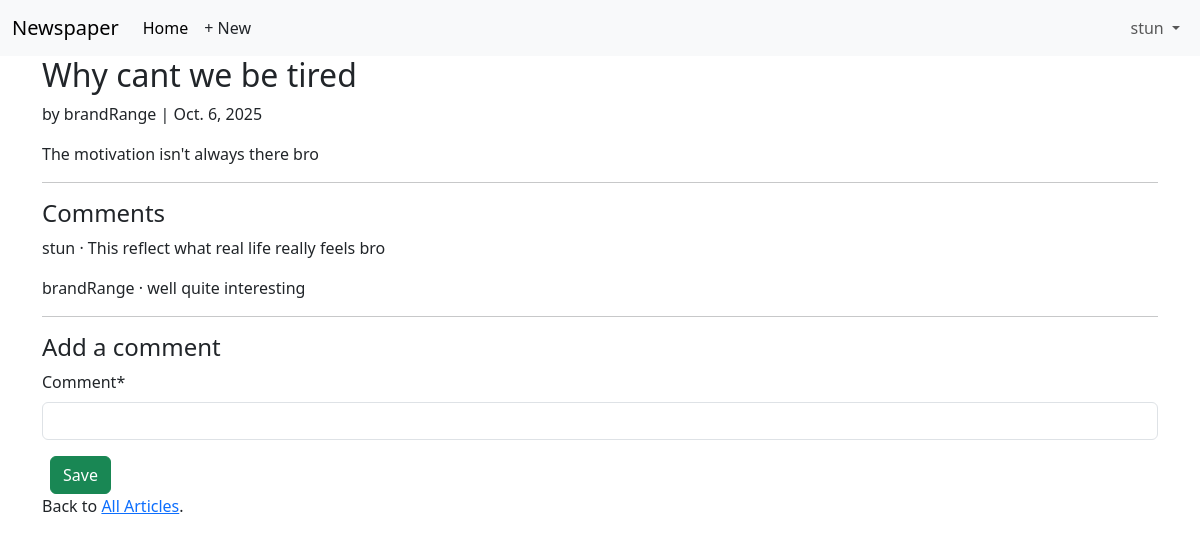
The app's page /articles/6/ (signed in) with its own data.
### accounts/models.py (models this page shows)
class CustomUser(AbstractUser):
    age = models.PositiveIntegerField(null=True, blank=True)

### articles/models.py (models this page shows, shortened)
class Article(models.Model):
    title = models.CharField(max_length=255)
    body = models.TextField()
    date = models.DateField(auto_now_add=True)
    author = models.ForeignKey(
        settings.AUTH_USER_MODEL,
        on_delete=models.CASCADE,
    )
    class Meta:
        ordering = ['-date']

class Comment(models.Model):
    article = models.ForeignKey(Article, on_delete= models.CASCADE)
    comment = models.CharField(max_length=200)
    author = models.ForeignKey(
        settings.AUTH_USER_MODEL,
        on_delete=models.CASCADE,
        )
    def __str__(self):
        return self.comment

### articles/views.py (the view, shortened to what this page needs)
# urls.py: path("<int:pk>/", ArticleDetailView.as_view(), name="article_detail"),
class ArticleDetailView(LoginRequiredMixin, View):
    def get(self, request, *args, **kwargs):
        view = CommentGet.as_view()
        return view(request, *args, **kwargs)

### articles/views.py (called while the page is built)
    def get_context_data(self, **kwargs):
        context = super().get_context_data(**kwargs)
        context["form"] = CommentForm
        return context

### templates/article_detail.html (shortened to what this page needs)
{% extends "base.html" %}
{% load crispy_forms_tags %}
{% block content %}
<div class="article-entry">
    <h2>{{ object.title }}</h2>
    <p>by {{ object.author }} | {{ object.date }}</p>
    <p>{{ object.body }}</p>
</div>
<hr>
<h4>Comments</h4>
{% for comment in article.comment_set.all %}
<p>{{ comment.author }} &middot; {{ comment }}</p>
{% endfor %}
<hr>
<h4>Add a comment</h4>
<form action="" method="post"> {% csrf_token %}
    {{ form |crispy}}
    <button class="btn btn-success ms-2" type="submit">Save</button>
</form>
<div>
    <p>Back to <a href="{% url 'article_list' %}">All Articles</a>.</p>
</div>
{% endblock content %}

### templates/base.html (shortened to what this page needs)
{% load static %}
<!DOCTYPE html>
<html>
<head>
    <link href="https://cdn.jsdelivr.net/npm/bootstrap@5.3.8/dist/css/bootstrap.min.css" rel="stylesheet">
</head>
<body>
    <nav class="navbar navbar-expand-lg bg-body-tertiary">
    <div class="container-fluid">
        <a class="navbar-brand" href="{% url 'home' %}">Newspaper</a>
        <div class="collapse navbar-collapse" id="navbarSupportedContent">
            <ul class="navbar-nav me-auto mb-2 mb-lg-0">
                <li class="nav-item">
                    <a class="nav-link active" aria-current="page" href="#">Home</a>
                </li>
                {% if user.is_authenticated %}
                <li><a href="{% url 'article_new' %}" class="nav-link px-2 link-dark">+ New</a></li>
            </ul>
        <div class="mr-auto">
            <ul class="navbar-nav">
                <li class="nav-item dropdown">
                    <a class="nav-link dropdown-toggle" href="#" role="button"
                    data-bs-toggle="dropdown" aria-expanded="false">
                    {{ user.username }}
                    </a>
</li>
{% endif %}
</div>
</div>
</nav>
<main>
<div class="container">
{% block content %}
{% endblock content %}
</div>
</main>
</body>
</html>

### records on screen
CustomUser: username "stun"
Article: title "Why cant we be tired", author "brandRange", date "Oct. 6, 2025", body "The motivation isn't always there bro"
Comment: author "stun", comment "This reflect what real life really feels bro"
Comment: author "brandRange", comment "well quite interesting"
